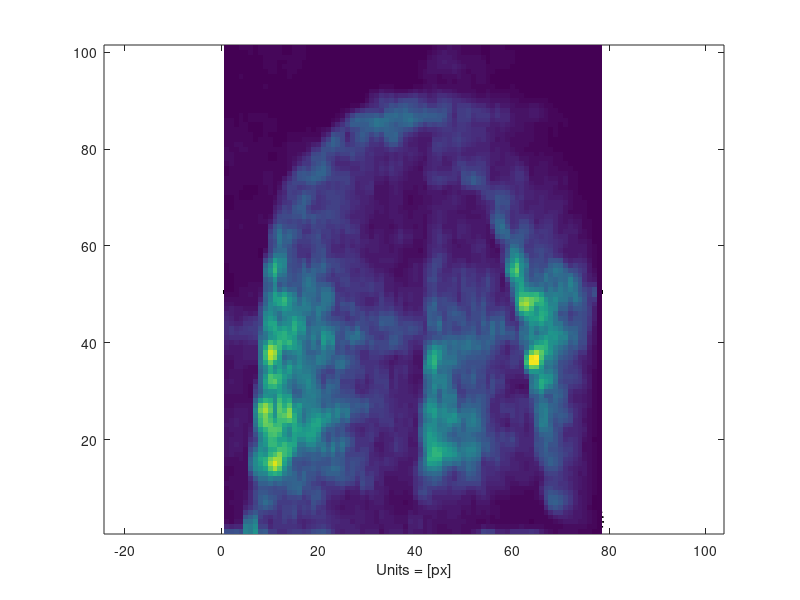

Source code (MATLAB): (Note: this script raises an error after producing the figure.)
% This script demonstrates the use of the optimization toolbox to solve a
% simple pathfinding problem. We are given an airplane with a fixed
% airspeed and a vector field of wind in which to navigate. The objective
% is to find the path which minimizes the time taken to travel from the
% starting point to the finish point.
%

%% First make some random vector field of wind, and set parameters

clear; clf;

temp = load('mastertemplate.mat');
temp = temp.m;
m = load('Srecaf.mat');
m = m.Srecaf;
edge = load('Edge.mat');
edge = edge.m;

temp = (temp./max(temp(:)))+1;
m = (m./max(m(:)))+1;
edge = (edge./max(edge(:)))+1;

AirSpeed = 500;

[sizeY, sizeX] = size(m);

numWayPoints = sizeX;
rng(50);

W_x = log(m);
W_y = zeros(size(m));

[Xgrid,Ygrid] = meshgrid(1:sizeX,1:sizeY);
hq = quiver(Xgrid,Ygrid,W_x,W_y,'k');
hold on;
xlabel('Units = [px]');
axis equal tight
plot([1 sizeX],[sizeY sizeY]/2,'k.','markersize',16)

%% Add some color to make it more visible
L = (sqrt((Xgrid-sizeX).^2 + (Ygrid-sizeY/2).^2));
Favorability = ((sizeX-Xgrid).*W_x +  (sizeY/2-Ygrid).*W_y)./L; 
Favorability(~isfinite(Favorability)) = 0; 

hold on;
h_im = imagesc(Favorability); % This will be the background for the vector field

set(h_im,'Xdata',[1 sizeX],'Ydata',[1 sizeY]);
uistack(h_im,'bottom');

% Change the colormap...
colormap(interp1([0,1,2],[1 0 0; 1 1 1; 0 1 0],0:0.01:2));
caxis(max(abs(Favorability(:)))*[-1 1]);

h_colorbar = colorbar;
title(h_colorbar,'Tailwind (km/h)')
xlabel(h_colorbar,'Headwind')
%% Generate a default set of way points
xWayPoints = linspace(1,sizeX,numWayPoints+2)';
yWayPoints = sizeY/2 * ones(numWayPoints+2,1);

h_wp = plot(xWayPoints,yWayPoints,'color','k','linestyle','none','marker','.','markersize',16);

%% Generate a continuous path from the waypoints
PathPoints = WayPoints_To_Path([xWayPoints,yWayPoints],'linear',sizeX,sizeY,2*sizeX);
h_path = plot(PathPoints(:,1),PathPoints(:,2),'k','linewidth',2);

%% Calculate the time taken:
StraightLineTime = getScoreFromPath(PathPoints, m, edge, temp)

% Display in Hours/Minutes
%fprintf('Straight Line Travel Time: %d hours, %.1f minutes\n',floor(StraightLineTime),rem(StraightLineTime,1)*60);

%% For example, a different set:
% Randomly choose waypoints
xWayPoints = linspace(0,sizeX,numWayPoints+2)' .* (1+0.05*randn(size(xWayPoints)));
yWayPoints = sizeY/2 + (0.1*sizeY*randn(numWayPoints+2,1));
xWayPoints([1 end]) = [1 sizeX];
yWayPoints([1 end]) = sizeY/2;

%Plot them
delete([h_wp h_path]);
h_wp = plot(xWayPoints,yWayPoints,'color','k','linestyle','none','marker','.','markersize',16);

% Generate a continuous path from the waypoints
PathPoints = WayPoints_To_Path([xWayPoints,yWayPoints],'cubic',sizeX,sizeY,2*sizeX);
h_path = plot(PathPoints(:,1),PathPoints(:,2),'k','linewidth',2);

LineTime = getScoreFromPath(PathPoints, m, edge, temp)
%fprintf('Travel Time: %d hours, %.1f minutes\n',floor(LineTime),rem(LineTime,1)*60);

%% Find an optimal path using FMINCON
% Define Objective Function
objectiveFun = @(P) getScoreFromPath(P,m,edge,temp,sizeX,sizeY,'cubic');

% Set optimization options
opts = optimset('fmincon');
opts.Display = 'iter';
opts.Algorithm = 'active-set';
opts.MaxFunEvals = 2000;

% Initial Conditions
xWayPoints = linspace(0,sizeX,numWayPoints+2)';
yWayPoints = sizeY/2 * ones(numWayPoints+2,1);
ic = [xWayPoints(2:end-1)'; yWayPoints(2:end-1)'];
ic = ic(:);

% Bounds
lb = zeros(size(ic(:)));
ub = reshape([sizeX*ones(1,numWayPoints); sizeY*ones(1,numWayPoints)],[],1);

%Do the optimizaiton
optimalWayPoints = fmincon(objectiveFun, ic(:), [],[],[],[],lb,ub,[],opts)

%% Plot the optimal solution:
delete([h_wp h_path]);
optimalWayPoints = [1 sizeY/2; reshape(optimalWayPoints,2,[])'; sizeX sizeY/2];

xWayPoints = optimalWayPoints(:,1);
yWayPoints = optimalWayPoints(:,2);
h_wp = plot(xWayPoints,yWayPoints,'color','k','linestyle','none','marker','.','markersize',16);

PathPoints = WayPoints_To_Path([xWayPoints,yWayPoints],'cubic',sizeX,sizeY,101);
h_path = plot(PathPoints(:,1),PathPoints(:,2),'k','linewidth',2);
LineTime = getTimeFromPath(PathPoints,W_x,W_y,AirSpeed);
%fprintf('Optimal Travel Time: %d hours, %.1f minutes\n',floor(LineTime),rem(LineTime,1)*60);
